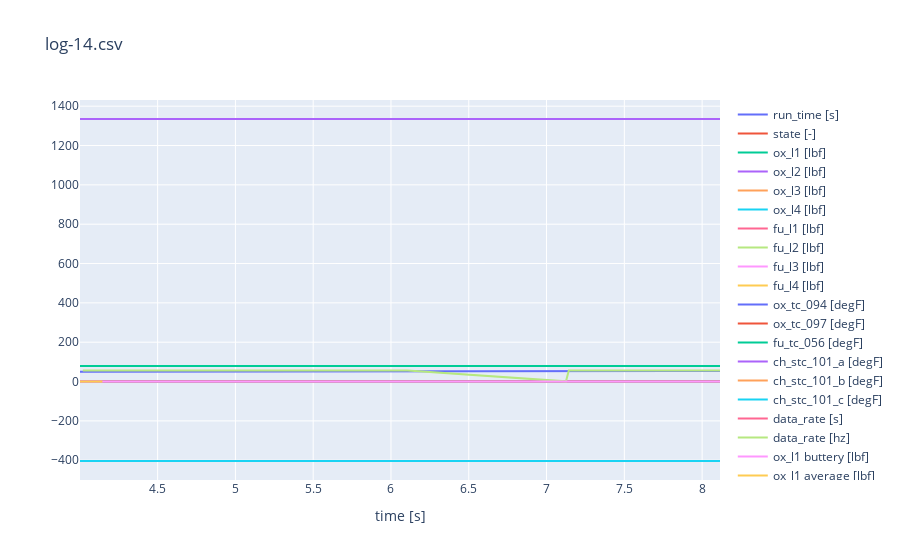

The cell this chart's notebook holds for it:
### Code cell
from gaslighter import *

data = csv_to_datadict("log-11.csv")
data = trim_time_datadict(data, 'time [s]', 4, 7)

data['data_rate [s]'] = diff_with_first_index(data['time [s]'])
data['data_rate [hz]'] = 1 / data['data_rate [s]']
data['ox_l1 buttery [lbf]'] = scipy_butter(data['ox_l1 [lbf]'], 3, 30, 166)
data['ox_l1 average [lbf]'] = moving_average(data['ox_l1 [lbf]'], 1, 166)

graph_datadict(data, 'time [s]', title="log-14.csv")
print(512/len('run_time [s],time [s],state [-],ox_l1 [lbf]'))

### Figure 1 — Plotly figure (JSON) as saved in the notebook; plotly's stock layout.template omitted (floating-point values rounded to 4 significant figures; data arrays with more than 128 entries replaced by an {"elided": "..."} marker saying what was removed)
{"data": [{"mode": "lines", "name": "run_time [s]", "type": "scatter", "x": {"elided": "174 float values"}, "y": {"elided": "174 float values"}}, {"mode": "lines", "name": "state [-]", "type": "scatter", "x": {"elided": "174 float values"}, "y": {"elided": "174 int values"}}, {"mode": "lines", "name": "ox_l1 [lbf]", "type": "scatter", "x": {"elided": "174 float values"}, "y": {"elided": "174 int values"}}, {"mode": "lines", "name": "ox_l2 [lbf]", "type": "scatter", "x": {"elided": "174 float values"}, "y": {"elided": "174 int values"}}, {"mode": "lines", "name": "ox_l3 [lbf]", "type": "scatter", "x": {"elided": "174 float values"}, "y": {"elided": "174 int values"}}, {"mode": "lines", "name": "ox_l4 [lbf]", "type": "scatter", "x": {"elided": "174 float values"}, "y": {"elided": "174 int values"}}, {"mode": "lines", "name": "fu_l1 [lbf]", "type": "scatter", "x": {"elided": "174 float values"}, "y": {"elided": "174 int values"}}, {"mode": "lines", "name": "fu_l2 [lbf]", "type": "scatter", "x": {"elided": "174 float values"}, "y": {"elided": "174 int values"}}, {"mode": "lines", "name": "fu_l3 [lbf]", "type": "scatter", "x": {"elided": "174 float values"}, "y": {"elided": "174 int values"}}, {"mode": "lines", "name": "fu_l4 [lbf]", "type": "scatter", "x": {"elided": "174 float values"}, "y": {"elided": "174 int values"}}, {"mode": "lines", "name": "ox_tc_094 [degF]", "type": "scatter", "x": {"elided": "174 float values"}, "y": {"elided": "174 float values"}}, {"mode": "lines", "name": "ox_tc_097 [degF]", "type": "scatter", "x": {"elided": "174 float values"}, "y": {"elided": "174 float values"}}, {"mode": "lines", "name": "fu_tc_056 [degF]", "type": "scatter", "x": {"elided": "174 float values"}, "y": {"elided": "174 float values"}}, {"mode": "lines", "name": "ch_stc_101_a [degF]", "type": "scatter", "x": {"elided": "174 float values"}, "y": {"elided": "174 float values"}}, {"mode": "lines", "name": "ch_stc_101_b [degF]", "type": "scatter", "x": {"elided": "174 float values"}, "y": {"elided": "174 int values"}}, {"mode": "lines", "name": "ch_stc_101_c [degF]", "type": "scatter", "x": {"elided": "174 float values"}, "y": {"elided": "174 int values"}}, {"mode": "lines", "name": "data_rate [s]", "type": "scatter", "x": {"elided": "174 float values"}, "y": {"elided": "174 float values"}}, {"mode": "lines", "name": "data_rate [hz]", "type": "scatter", "x": {"elided": "174 float values"}, "y": {"elided": "174 float values"}}, {"mode": "lines", "name": "ox_l1 buttery [lbf]", "type": "scatter", "x": {"elided": "174 float values"}, "y": {"elided": "174 int values"}}, {"mode": "lines", "name": "ox_l1 average [lbf]", "type": "scatter", "x": {"elided": "174 float values"}, "y": [0, 0, 0, 0, 0, 0, 0, 0, 0]}], "layout": {"modebar": {"add": ["v1hovermode", "toggleSpikeLines"]}, "title": {"text": "log-14.csv"}, "xaxis": {"title": {"text": "time [s]"}}, "yaxis": {"title": {"text": ""}}}}
